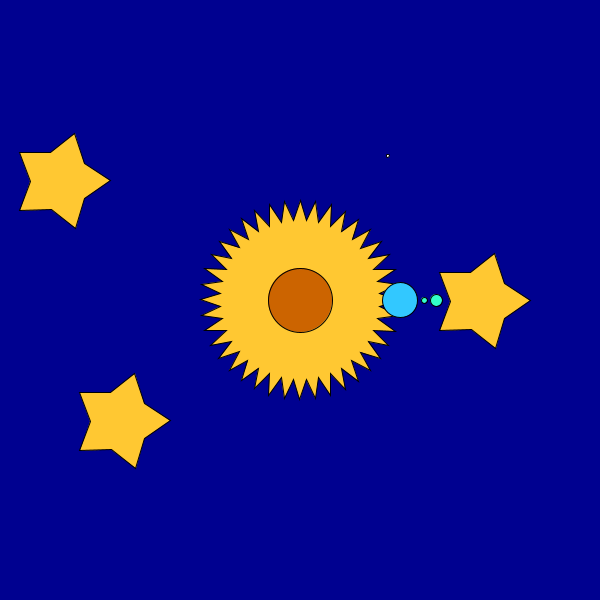
Frame 1 (no input)
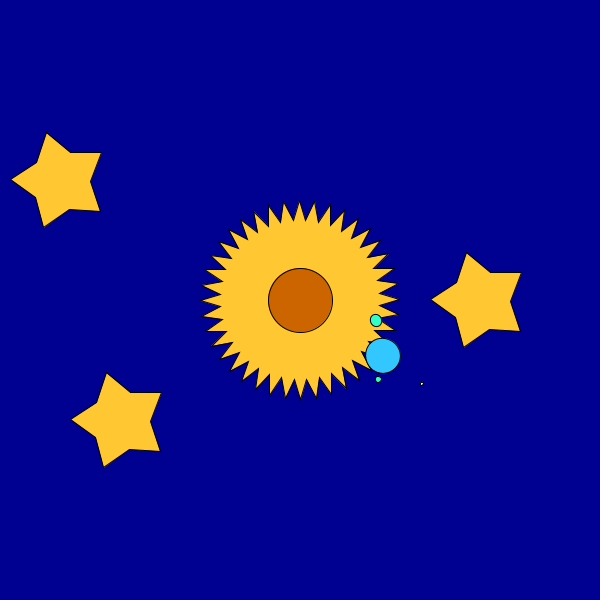
Frame 60 (the mouse pressed at the canvas centre just before this capture)
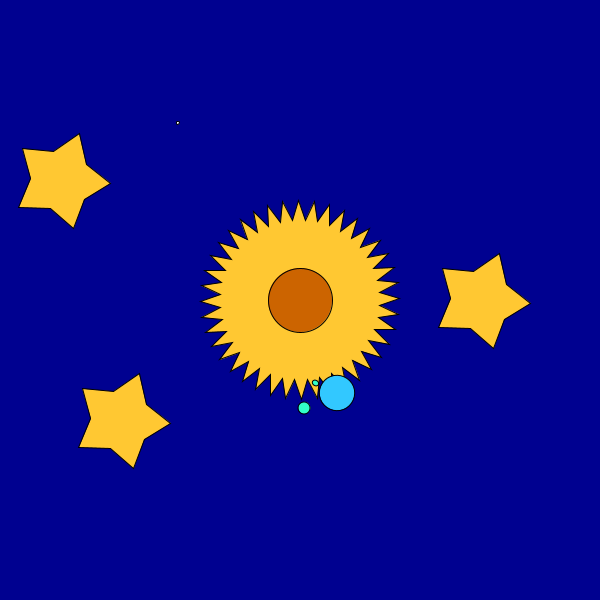
Frame 120 (the mouse held since frame 60 and released just before this capture)

The Processing sketch that drew these frames (run headless with seeded random() and noise(); from frame 60 on, the mouse is pressed at the canvas centre):

// Processing sketch: sample_space_scene
// ── sample_space_scene.pde
//Creating a space scene 
//make stars in background, floating stars and planets
int width = 600;
int height = 600;
float theta = 0;


void setup() {
   size(600, 600);
     stroke(0);
}

void draw() {
   background(400);
   
  fill(255);
  ellipse(random(width), random(height), 3, 3);
  
 fill(255, 200, 50);
  
  //the sun outer edge
   pushMatrix();
  translate(width*0.5, height*0.5);
  rotate(frameCount / 400.0);
  star(0, 0, 80, 100, 40); 
  popMatrix();
  
   //star
   pushMatrix();
  translate(width*0.8, height*0.5);
  rotate(frameCount / -100.0);
  star(0, 1, 30, 50, 5); 
  popMatrix();
  
  //star2
   pushMatrix();
  translate(width*0.1, height*0.3);
  rotate(frameCount / -100.0);
  star(0, 1, 30, 50, 5); 
  popMatrix();
  
  //star3
   pushMatrix();
  translate(width*0.2, height*0.7);
  rotate(frameCount / -100.0);
  star(0, 1, 30, 50, 5); 
  popMatrix();
  
  //inner circle of sun
  translate(width/2, height/2);
  fill(204, 100, 0);
  ellipse(0, 0, 64, 64);
  
  
  //the earth
   pushMatrix();
  rotate(theta);
  translate(100, 0);
  fill(50, 200, 255);
  ellipse(0, 0, 35, 35);
  
  //moon1
   pushMatrix(); 
  rotate(-theta*4);
  translate(36, 0);
  fill(50, 255, 200);
  ellipse(0, 0, 12, 12);
  popMatrix();
 
 //moon2
  pushMatrix();
  rotate(theta*2);
  translate(24, 0);
  fill(50, 255, 200);
  ellipse(0, 0, 6, 6);
  popMatrix();

  popMatrix();

  theta += 0.01;
}

void star(float x, float y, float radius1, float radius2, int npoints) {
  float angle = TWO_PI / npoints;
  float halfAngle = angle/2.0;
  beginShape();
  for (float a = 0; a < TWO_PI; a += angle) {
    float sx = x + cos(a) * radius2;
    float sy = y + sin(a) * radius2;
    vertex(sx, sy);
    sx = x + cos(a+halfAngle) * radius1;
    sy = y + sin(a+halfAngle) * radius1;
    vertex(sx, sy);
  }
  endShape(CLOSE);
}
